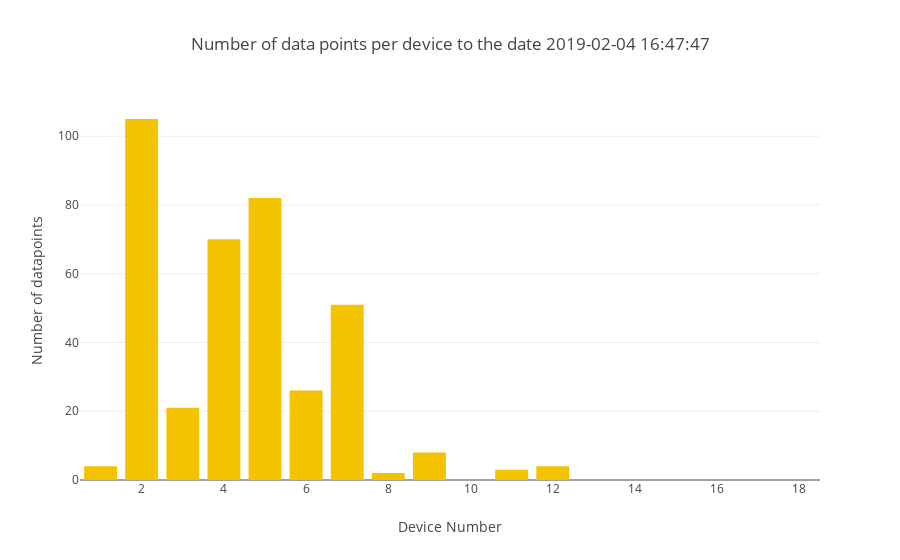

This figure's notebook cell:
### Code cell
simple_bar_plot(xvalues=device_numbers,
                yvalues=download_counts,
                name="ping datapoints",
                title="Number of data points per device to the date "+ starting_point,
                ytitle="Number of datapoints")

### Figure 1 — Plotly figure (JSON) as saved in the notebook; plotly's stock layout.template omitted (floating-point values rounded to 4 significant figures)
{"data": [{"marker": {"color": "#F3C300"}, "name": "ping datapoints", "type": "bar", "x": [1, 2, 3, 4, 5, 6, 7, 8, 9, 10, 11, 12, 14, 15, 16, 17, 18], "y": [4, 105, 21, 70, 82, 26, 51, 2, 8, 0, 3, 4, 0, 0, 0, 0, 0]}], "layout": {"barmode": "stack", "title": "Number of data points per device to the date 2019-02-04 16:47:47", "xaxis": {"title": "Device Number"}, "yaxis": {"title": "Number of datapoints"}}}
